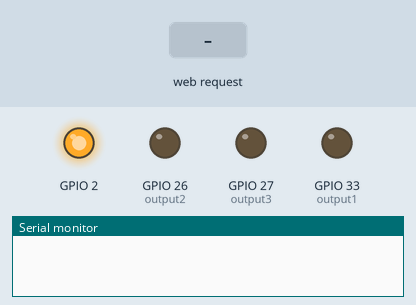
Recording of a sketch running on a simulated ESP32. Parts: output pins drawn as LEDs (lit = HIGH), the last lines printed to the serial monitor. Inputs (shaded band) come from the test bench.

Above: at 1.2 s.
1.3 s: HTTP request GET /manual-on received
At 1.9 s:
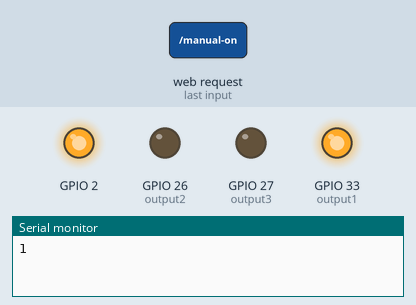
2.8 s: HTTP request GET /fwd-on received
At 3.1 s:
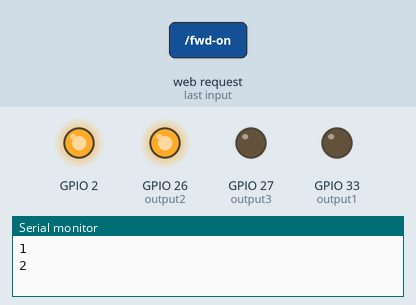
4.3 s: HTTP request GET /rev-on received
At 5.4 s:
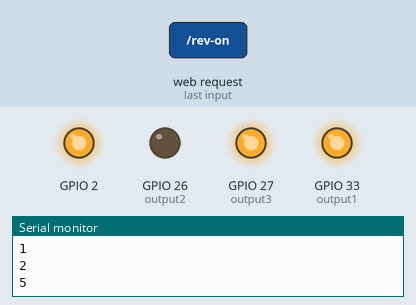
5.8 s: HTTP request GET /left-on received
At 6.6 s:
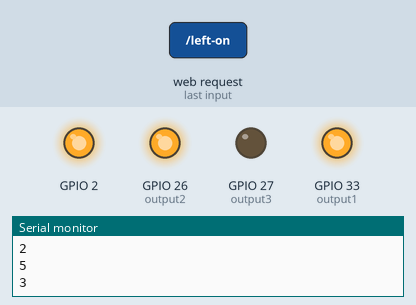
7.3 s: HTTP request GET /right-on received
At 7.7 s:
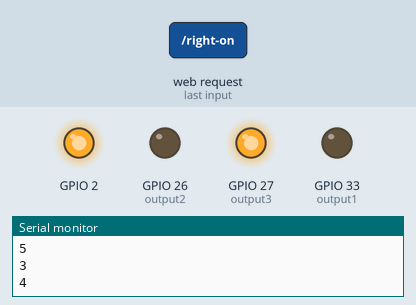
8.8 s: HTTP request GET /turn-off received
At 9.6 s:
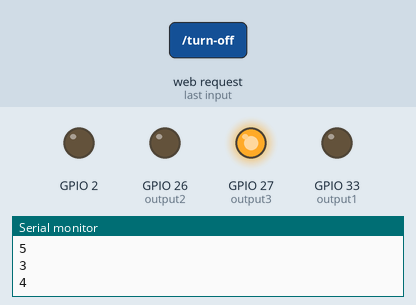
Timing chart, 0 to 11.3 s (numbered marks = the images above; inputs shaded):
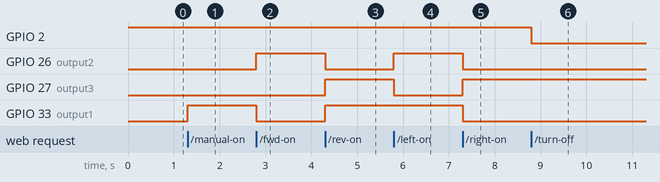

Measured:
- after the input at 1.3 s, GPIO 33 (output1): LOW → HIGH at once
- after the input at 2.8 s, GPIO 26 (output2): LOW → HIGH at once; GPIO 33 (output1): HIGH → LOW at once
- after the input at 4.3 s, GPIO 26 (output2): HIGH → LOW at once; GPIO 27 (output3), GPIO 33 (output1): LOW → HIGH at once
- after the input at 5.8 s, GPIO 26 (output2): LOW → HIGH at once; GPIO 27 (output3): HIGH → LOW at once
- after the input at 7.3 s, GPIO 26 (output2), GPIO 33 (output1): HIGH → LOW at once; GPIO 27 (output3): LOW → HIGH at once
- after the input at 8.8 s, GPIO 2: HIGH → LOW at once

The sketch:

ESP32_final.ino
```cpp
#include "WiFi.h"                             // including the Wifi library
#include "ESPAsyncWebServer.h"                // including the Web server library

/*
 * Here we declare the ssid (the name of the hotspot created by ESP32) and it's password.
 * Make sure to set the ssid as something unique for your team.
 */
const char* ssid = "hello";
const char* password = "12345678";
int mode; // 0 is manual 1 is auto
int output1 = 33;
int output2 = 26;
int output3 = 27;
AsyncWebServer server(80);                    // creating the webserver here

void setup(){
  pinMode(output1, OUTPUT);
  pinMode(output2, OUTPUT);
  pinMode(output3, OUTPUT);
  pinMode(2,OUTPUT);
  digitalWrite(2,HIGH);

  // delay(100);
  // digitalWrite(2, LOW);
  // delay(1000);
  // digitalWrite(2, HIGH);
  // delay(1000);
  // digitalWrite(reset_pin, LOW);
  mode = 0;


  WiFi.softAP(ssid, password);                // creates a WiFi hotspot on ESP32

  /*
   * After this we can start adding some code to control the ESP32.
   * We can make requests to the server through a webpage and make it perform different tasks.
   */

  server.on("/stop-on", HTTP_GET, [](AsyncWebServerRequest *request){
    // the following code runs whenever we receive a "turn-on" request from the webpage
    digitalWrite(2,LOW);
    delay(1000);
    digitalWrite(2,HIGH);
    mode = 0;
    write_output(0);                    // sets the voltage of pin 2 as high, turning on the LED light on ESP32
    request->send_P(200, "text/plain", "");
  });

  server.on("/manual-on", HTTP_GET, [](AsyncWebServerRequest *request){
    // the following code runs whenever we recieve a "turn-off" request from the webpage

    mode = 0;
    write_output(1);                     // sets the voltage of pin 2 as low, turning off the LED light on ESP32
    request->send_P(200, "text/plain", "");
  });
  server.on("/auto-on", HTTP_GET, [](AsyncWebServerRequest *request){
    // the following code runs whenever we recieve a "turn-off" request from the webpage

    mode = 1;
    write_output(1);                     // sets the voltage of pin 2 as low, turning off the LED light on ESP32
    request->send_P(200, "text/plain", "");
  });

  server.on("/fwd-on", HTTP_GET, [](AsyncWebServerRequest *request){
    // the following code runs whenever we recieve a "turn-off" request from the webpage

    if(mode == 0)
    {
      write_output(2);
    }                     // sets the voltage of pin 2 as low, turning off the LED light on ESP32
    request->send_P(200, "text/plain", "");
  });
  server.on("/rev-on", HTTP_GET, [](AsyncWebServerRequest *request){
    // the following code runs whenever we recieve a "turn-off" request from the webpage

    if(mode == 0)
    {
      write_output(5);
    }                     // sets the voltage of pin 2 as low, turning off the LED light on ESP32
    request->send_P(200, "text/plain", "");
  });
  server.on("/left-on", HTTP_GET, [](AsyncWebServerRequest *request){
    // the following code runs whenever we recieve a "turn-off" request from the webpage

    if(mode == 0)
    {
      write_output(3);
    }                     // sets the voltage of pin 2 as low, turning off the LED light on ESP32
    request->send_P(200, "text/plain", "");
  });
  server.on("/right-on", HTTP_GET, [](AsyncWebServerRequest *request){
    // the following code runs whenever we recieve a "turn-off" request from the webpage

    if(mode == 0)
    {
      write_output(4);
    }                     // sets the voltage of pin 2 as low, turning off the LED light on ESP32
    request->send_P(200, "text/plain", "");
  });
   server.on("/turn-on", HTTP_GET, [](AsyncWebServerRequest *request){
    // the following code runs whenever we receive a "turn-on" request from the webpage

    digitalWrite(2, HIGH);                    // sets the voltage of pin 2 as high, turning on the LED light on ESP32
    request->send_P(200, "text/plain", "");
  });

  server.on("/turn-off", HTTP_GET, [](AsyncWebServerRequest *request){
    // the following code runs whenever we recieve a "turn-off" request from the webpage

    digitalWrite(2, LOW);                     // sets the voltage of pin 2 as low, turning off the LED light on ESP32
    request->send_P(200, "text/plain", "");
  });
  server.begin();                             // starts the web server
}

void loop() {}
void write_output(int x){
    Serial.println(x);
    if(x == 0)
    {
      digitalWrite(output1, LOW);
      delay(1);
      digitalWrite(output2, LOW);
      delay(1);
      digitalWrite(output3, LOW);
    }
    else if (x == 1)
    {
      digitalWrite(output1, HIGH);
      delay(1);
      digitalWrite(output2, LOW);
      delay(1);
      digitalWrite(output3, LOW);
    }
    else if (x == 2)
    {
      digitalWrite(output1, LOW);
      delay(1);
      digitalWrite(output2, HIGH);
      delay(1);
      digitalWrite(output3, LOW);
    }
    else if (x == 3)
    {
      digitalWrite(output1, HIGH);
      delay(1);
      digitalWrite(output2, HIGH);
      delay(1);
      digitalWrite(output3, LOW);
    }
    else if (x == 4)
    {
      digitalWrite(output1, LOW);
      delay(1);
      digitalWrite(output2, LOW);
      delay(1);
      digitalWrite(output3, HIGH);
    }
    else if (x == 5)
    {
      digitalWrite(output1, HIGH);
      delay(1);
      digitalWrite(output2, LOW);
      delay(1);
      digitalWrite(output3, HIGH);
    }
    else if (x == 6)
    {
      digitalWrite(output1, LOW);
      delay(1);
      digitalWrite(output2, HIGH);
      delay(1);
      digitalWrite(output3, HIGH);
    }
    else if (x == 7)
    {
      digitalWrite(output1, HIGH);
      delay(1);
      digitalWrite(output2, HIGH);
      delay(1);
      digitalWrite(output3, HIGH);
    }
    else
    {
      digitalWrite(output1, LOW);
      delay(1);
      digitalWrite(output2, LOW);
      delay(1);
      digitalWrite(output3, LOW);
    }
    delay(10);
}
```
